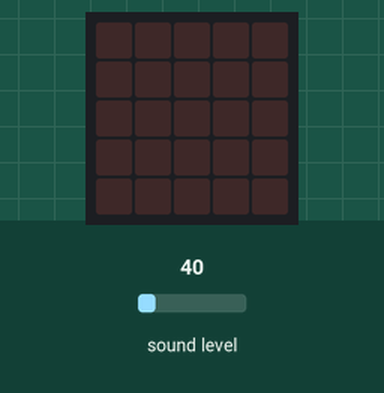
Recording of a program running on a simulated BBC micro:bit (MakeCode). Shown: the board's 5×5 LED display. Inputs (shaded band) come from the test bench; at power-on: sound level 40.

Above: at 1.2 s.
1.3 s: sound level set to 121
3.0 s: sound level set to 129
At 4.2 s:
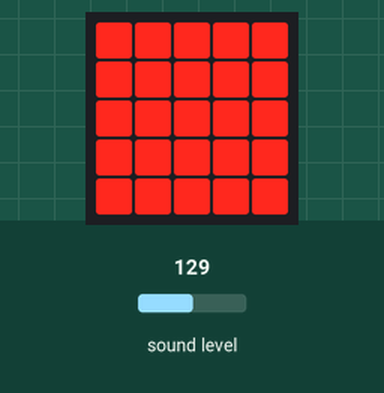
5.1 s: sound level set to 5
At 6.0 s:
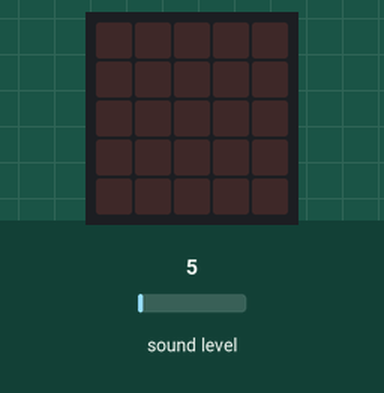
6.8 s: sound level set to 128
At 7.7 s:
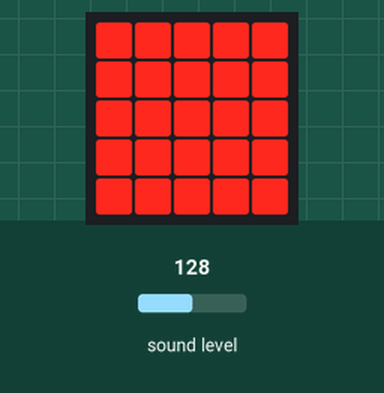
8.7 s: sound level set to 64
At 9.5 s:
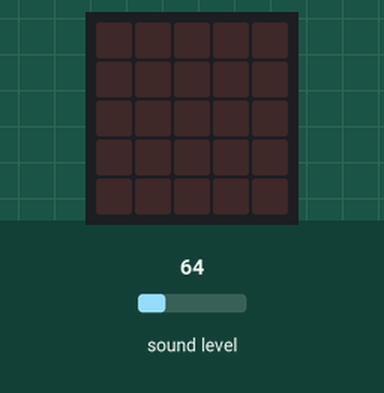
Timing chart, 0 to 11.3 s (numbered marks = the images above; inputs shaded):
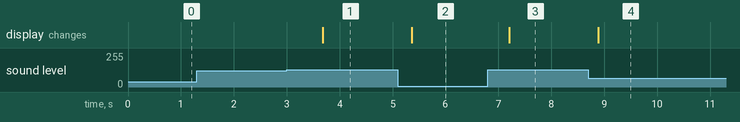

The program:

main.ts
```typescript
let soinulimitea = 125
basic.forever(function () {
    if (input.soundLevel() > soinulimitea) {
        basic.showLeds(`
            # # # # #
            # # # # #
            # # # # #
            # # # # #
            # # # # #
            `)
    } else {
        basic.showLeds(`
            . . . . .
            . . . . .
            . . . . .
            . . . . .
            . . . . .
            `)
        basic.pause(500)
    }
})
```

test.ts
```typescript
// aquí va el archivo "tests"; esto no se compilará cuando este paquete se utilice como una extensión.
```

Measured:
- the behaviour switches between 125 and 126 on sound level (found by bisection; images 0 and 1)
- after the input at 1.3 s, every drawn part: stays the same
- after the input at 3.0 s, the display: changes after 0.68 s (image 1)
- after the input at 5.1 s, the display: changes after 0.26 s (image 2)
- after the input at 6.8 s, the display: changes after 0.40 s (image 3)
- after the input at 8.7 s, the display: changes after 0.18 s (image 4)
